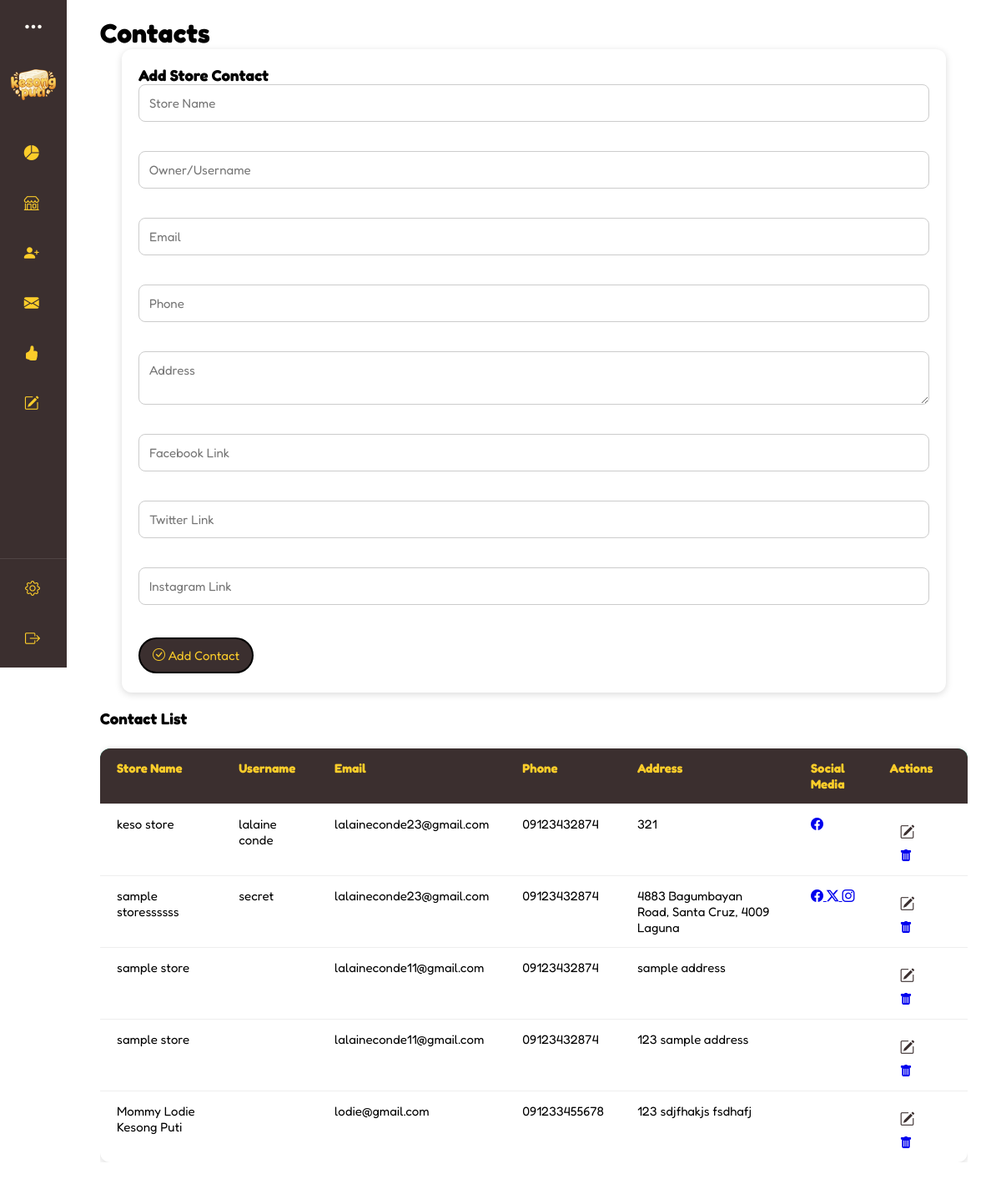
The app's page /interfaces/superadmin/contact.php (signed in) with its own data.
### tables this page shows
CREATE TABLE `store_contacts` (
  `id` int(11) NOT NULL,
  `store_name` varchar(255) NOT NULL,
  `owner` varchar(100) DEFAULT NULL,
  `email` text DEFAULT NULL,
  `phone` text DEFAULT NULL,
  `address` text DEFAULT NULL,
  `facebook` varchar(255) DEFAULT NULL,
  `twitter` varchar(255) DEFAULT NULL,
  `instagram` varchar(255) DEFAULT NULL,
  `latitude` decimal(10,8) DEFAULT NULL,
  `longitude` decimal(11,8) DEFAULT NULL
);

### interfaces/superadmin/contact.php (the view, shortened to what this page needs)
<?php
require '../../connection.php';
$contacts_query = mysqli_query($connection, "SELECT * FROM store_contacts ORDER BY id DESC");
$contacts = mysqli_fetch_all($contacts_query, MYSQLI_ASSOC);
include ('../../includes/superadmin-dashboard.php');
?>
<!DOCTYPE html>
<html lang="en">
<head>
  <link rel="stylesheet" href="https://cdn.jsdelivr.net/npm/bootstrap-icons/font/bootstrap-icons.css"/>
  <link rel="stylesheet" href="../../css/admin.css"/>
</head>
<body>
<div class="box" id="contact-content">
  <h1>Contacts</h1>
  <form method="post" id="contact-content">
    <h3>Add Store Contact</h3>
    <input type="text" name="store_name" placeholder="Store Name" required><br>
    <input type="text" name="owner" placeholder="Owner/Username"><br>
    <input type="email" name="email" placeholder="Email" required><br>
    <input type="text" name="phone" placeholder="Phone" required><br>
    <textarea name="address" placeholder="Address" required></textarea><br>
    <input type="url" name="facebook" placeholder="Facebook Link"><br>
    <input type="url" name="twitter" placeholder="Twitter Link"><br>
    <input type="url" name="instagram" placeholder="Instagram Link"><br>
    <div class="btn-wrapper">
        <button type="submit" name="add_contact">
            <i class="bi bi-check-circle"></i> Add Contact
        </button>
    </div>
  </form>
  <h3>Contact List</h3>
  <div class="contact-table-wrapper">
    <table class="contact-table">
      <thead>
        <tr>
          <th>Store Name</th>
          <th>Username</th>
          <th>Email</th>
          <th>Phone</th>
          <th>Address</th>
          <th>Social Media</th>
          <th>Actions</th>
        </tr>
      </thead>
      <tbody>
        <?php if (!empty($contacts)): ?>
          <?php foreach ($contacts as $c): ?>
            <tr>
              <td><?= htmlspecialchars($c['store_name']) ?></td>
              <td><?= htmlspecialchars($c['owner']) ?></td>
              <td><?= htmlspecialchars($c['email']) ?></td>
              <td><?= htmlspecialchars($c['phone']) ?></td>
              <td><?= htmlspecialchars($c['address']) ?></td>
              <td>
                <div class="social-icons">
                  <?php if (!empty($c['facebook'])): ?>
                    <a href="<?= htmlspecialchars($c['facebook']) ?>" target="_blank">
                      <i class="bi bi-facebook"></i>
                    </a>
                  <?php endif; ?>
                  <?php if (!empty($c['twitter'])): ?>
                    <a href="<?= htmlspecialchars($c['twitter']) ?>" target="_blank">
                      <i class="bi bi-twitter-x"></i>
                    </a>
                  <?php endif; ?>
                  <?php if (!empty($c['instagram'])): ?>
                    <a href="<?= htmlspecialchars($c['instagram']) ?>" target="_blank">
                      <i class="bi bi-instagram"></i>
                    </a>
                  <?php endif; ?>
                </div>
              </td>
              <td>
                <button class="update-btn"
                        data-id="<?= $c['id'] ?>"
                        data-store="<?= htmlspecialchars($c['store_name'], ENT_QUOTES) ?>"
                        data-owner="<?= htmlspecialchars($c['owner'], ENT_QUOTES) ?>"
                        data-email="<?= htmlspecialchars($c['email'], ENT_QUOTES) ?>"
                        data-phone="<?= htmlspecialchars($c['phone'], ENT_QUOTES) ?>"
                        data-address="<?= htmlspecialchars($c['address'], ENT_QUOTES) ?>"
                        data-facebook="<?= htmlspecialchars($c['facebook'], ENT_QUOTES) ?>"
                        data-twitter="<?= htmlspecialchars($c['twitter'], ENT_QUOTES) ?>"
                        data-instagram="<?= htmlspecialchars($c['instagram'], ENT_QUOTES) ?>">
                    <i class="bi bi-pencil-square"></i>
                </button>
                <a class="delete-btn" href="?delete=<?= $c['id'] ?>">
                    <i class="bi bi-trash-fill"></i>
                </a>
              </td>
            </tr>
          <?php endforeach; ?>
        <?php else: ?>
          <tr><td colspan="7" class="text-center text-muted">No contacts available</td></tr>
        <?php endif; ?>
      </tbody>
    </table>
  </div>
</div>
</body>
</html>

### css/admin.css (style rules this page uses)
* { box-sizing: border-box; margin: 0; padding: 0; font-family: 'Fredoka', sans-serif; }
body { display: flex; align-items: start; justify-content: flex-start; margin: 0; padding: 0; }
.update-btn, .delete-btn { border: none; padding: 8px 12px; border-radius: 8px; cursor: pointer; margin-right: 6px; transition: transform 0.2s ease; }
.contact-table { min-width: 800px; width: 100%; border-collapse: collapse; margin-top: 15px; background: #fff; border-radius: 12px; overflow: hidden; box-shadow: 0 2px 10px rgba(0,0,0,0.08); }
.contact-table thead { background: #20c997; color: #fff; }
.contact-table th, .contact-table td { padding: 12px 16px; text-align: left; font-size: 15px; border-bottom: 1px solid #eee; }
.contact-table-wrapper { width: 100%; overflow-x: auto; -webkit-overflow-scrolling: touch; margin-top: 10px; }
.contact-table { width: 100%; border-collapse: collapse; background-color: white; box-shadow: 0 2px 8px rgba(0, 0, 0, 0.15); border-radius: 12px; overflow: hidden; }
.contact-table th, .contact-table td { text-align: left; padding: 14px 20px; font-size: 15px; border-bottom: 1px solid #eee; }
.contact-table th { background-color: var(--cocoa); color: var(--yellow); font-weight: bold; }
.contact-table tr:last-child td { border-bottom: none; }
.contact-table td button { background: none; border: none; cursor: pointer; font-size: 18px; margin-right: 8px; color: var(--cocoa); }
#contact-content { max-width: 100% !important; width: 95%; margin: 0 auto; padding: 20px 40px; }
#contact-content form { display: flex; flex-direction: column; background: #fff; padding: 20px; border-radius: 12px; box-shadow: 0 2px 8px rgba(0, 0, 0, 0.15); margin-bottom: 20px; }
#contact-content input[type="text"], #contact-content input[type="email"], #contact-content input[type="url"], #contact-content textarea { width: 100%; padding: 12px; border: 1px solid #ccc; border-radius: 8px; font-size: 15px; margin-bottom: 15px; resize: vertical; }
.btn-wrapper { height: 50px; display: flex; align-items: center; }
#contact-content button[type="submit"] { background-color: var(--cocoa); color: var(--yellow); border: 2px solid black; font-size: 15px; padding: 10px 15px; border-radius: 40px; cursor: pointer; }
.contact-table-wrapper { width: 100%; overflow-x: auto; }
.contact-table { min-width: 700px; width: 100%; border-collapse: collapse; background: #fff; border-radius: 12px; overflow: hidden; box-shadow: 0 2px 8px rgba(0,0,0,0.15); }
.contact-table th, .contact-table td { padding: 14px 20px; text-align: left; font-size: 15px; border-bottom: 1px solid #eee; vertical-align: top; }
.contact-table th { background: var(--cocoa); color: var(--yellow); font-weight: bold; }

### css/colors.css (style rules this page uses)
:root { --bg-white: #FFFCF6; --bg-beige: #FFFBE6; --bg-cocoa: #3B2F2F; --bg-green: #347928; --bg-mint: #C0EBA6; --bg-yellow: #FCCD2A; --green: #347928; --black: #0D0E0E; --white: #FFFCF6; --yellow: #FCCD2A; --beige: #FFFBE6; --mint: #C0EBA6; --brown: #5E503F; --gray: #404040; --cocoa: #3B2F2F; --btn-yellow: #FCCD2A; --btn-green: #347928; --btn-red: #A7C957; }

### records on screen
store_contacts: store_name "keso store", owner "lalaine conde", email "lalaineconde23@gmail.com", phone "09123432874", address "321"
store_contacts: store_name "sample storessssss", owner "secret", email "lalaineconde23@gmail.com", phone "09123432874", address "4883 Bagumbayan Road, Santa Cruz, 4009 Laguna"
store_contacts: store_name "sample store", email "lalaineconde11@gmail.com", phone "09123432874", address "sample address"
store_contacts: store_name "sample store", email "lalaineconde11@gmail.com", phone "09123432874", address "123 sample address"
store_contacts: store_name "Mommy Lodie Kesong Puti", email "lodie@gmail.com", phone "091233455678", address "123 sdjfhakjs fsdhafj"
